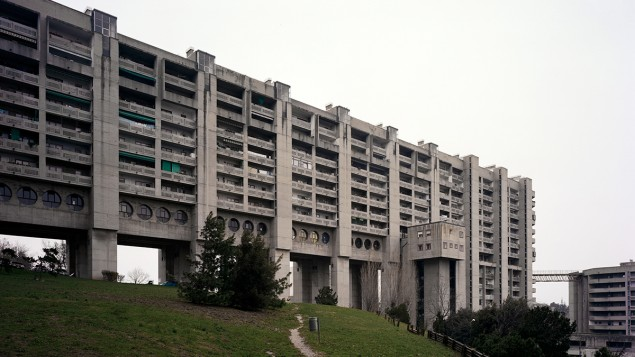
#> input picture assets/testImage.jpg, 635 x 357 px
$ python -i multiscale_saliency.py   (imports and definitions only)
#> lines starting #> are read from the running program, lines starting #| are printed output that depends on the picture; after the words box and inside, x2 and y2 are one past the last pixel; in counts of white or black regions, pixels touching at a corner belong together
import numpy as np
import numpy.fft
from numpy.core.multiarray import ndarray
from skimage.transform import resize
from skimage.filters import gaussian
from scipy.ndimage import convolve


def __calculate_one_channel(img_mono: ndarray) -> ndarray:
    complex_img = numpy.fft.fft2(img_mono)
    img_phase = np.angle(complex_img)
    img_freq = np.abs(complex_img)
    img_freq = np.log(img_freq)
    img_freq_smooth = convolve(img_freq, (np.ones((3, 3)) / 9.0), mode='reflect')
    img_freq_residual = (img_freq - img_freq_smooth)
    result = np.abs(np.real(numpy.fft.ifft2(np.exp(img_freq_residual) * np.exp(img_phase * 1.0j)))) ** 2.0
    # Folgendes muss passieren, um Kantensalienz zu beseitigen
    result[0, :] = 0
    result[:, 0] = 0
    result[-1, :] = 0
    result[:, -1] = 0
    result_smooth = gaussian(result, sigma=1.0)
    result_smooth /= np.max(result_smooth)
    return result_smooth


def __calculate_multiscale_saliency(img_orig: ndarray, scale: int) -> ndarray:
    # Selbst wenn man keine Größenveränderung braucht, muss hier resize stehen
    # Grund: unbekannt
    # Konsequenz beim Entfernen: IFFT funktioniert nicht wie erwartet
    img = resize(img_orig, (16 * scale, 16 * scale))
    img_red = np.array([[px[0] for px in row] for row in img])
    img_green = np.array([[px[1] for px in row] for row in img])
    img_blue = np.array([[px[2] for px in row] for row in img])
    saliency_red = __calculate_one_channel(img_red)
    saliency_green = __calculate_one_channel(img_green)
    saliency_blue = __calculate_one_channel(img_blue)
    saliency = (saliency_red + saliency_green + saliency_blue) / 3
    return saliency


def get_objectness(img: ndarray, mask: ndarray, theta_ms: float = 0.0, learned: bool = False) -> float:
    saliency = __calculate_multiscale_saliency(img, 1)  # calculate integral image to boost computation across multiple proposals
    if not learned:
        theta_ms = np.max(saliency) * (2.0 / 3.0)
    mask_coords = np.transpose(np.where(mask))
    mask_values = list(map(lambda idx: saliency[idx], mask_coords))
    mask_values_filtered = filter(lambda p: p >= theta_ms, mask_values)
    mask_n = len(mask_coords)
    return np.sum(mask_values_filtered) * float(len(mask_values) / float(mask_n))

>>> import cv2
>>> picture = cv2.imread('assets/testImage.jpg', cv2.IMREAD_GRAYSCALE)
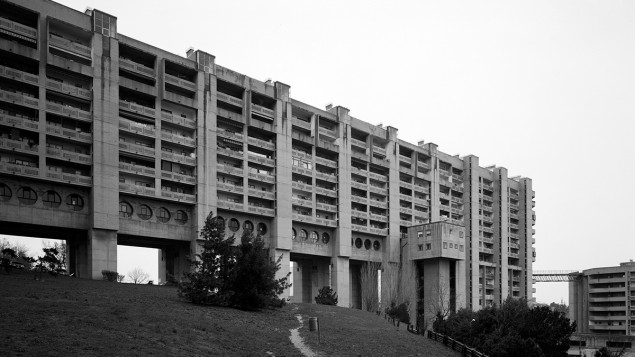
#> picture: shape (357, 635); min 0, max 255, mean 131.2
>>> result = __calculate_one_channel(picture)
#> in __calculate_one_channel, `img_phase = np.angle(complex_img)`:
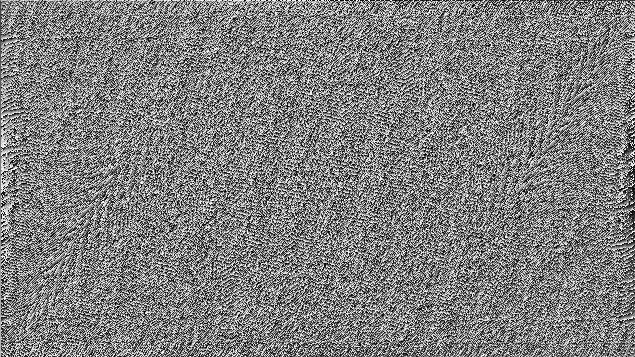
#> img_phase: shape (357, 635) float64; min -3.14, max 3.14, mean 2.16e-17; drawn with min black and max white
#> in __calculate_one_channel, `img_freq = np.log(img_freq)`:
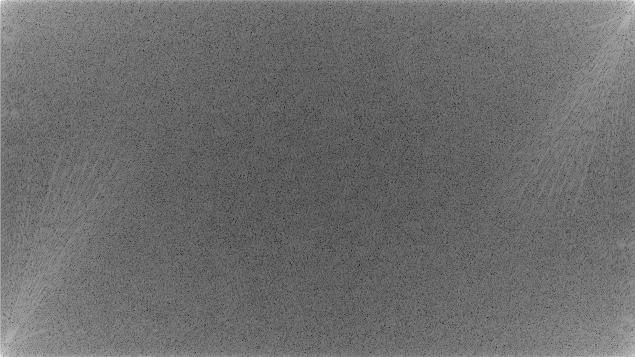
#> img_freq: shape (357, 635) float64; min 1.56, max 17.21, mean 8.24; drawn with min black and max white
#> in __calculate_one_channel, `img_freq_smooth = convolve(img_freq, (np.ones((3, 3)) / 9.0), mode='re..`:
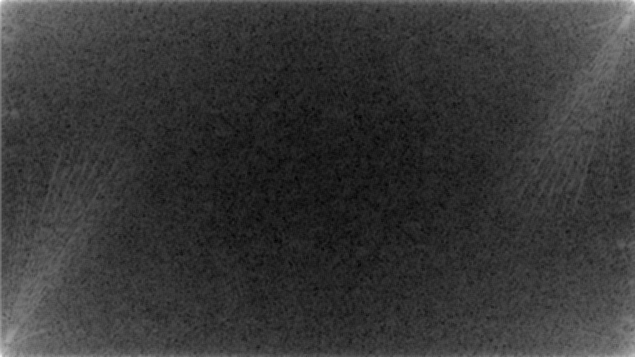
#> img_freq_smooth: shape (357, 635) float64; min 6.06, max 15.98, mean 8.24; drawn with min black and max white
#> in __calculate_one_channel, `img_freq_residual = (img_freq - img_freq_smooth)`:
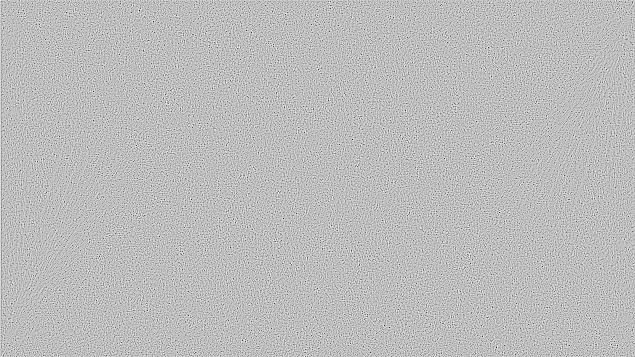
#> img_freq_residual: shape (357, 635) float64; min -5.12, max 1.8, mean 4.62e-16; drawn with min black and max white
#> in __calculate_one_channel, `result = np.abs(np.real(numpy.fft.ifft2(np.exp(img_freq_residual) * np..`:
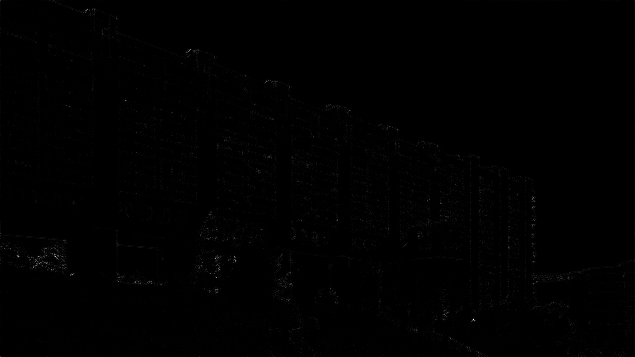
#> result: shape (357, 635) float64; min 1.35e-17, max 0.00202, mean 7.36e-06; drawn with min black and max white
#> in __calculate_one_channel, `result[0, :] = 0`: result: shape (357, 635) float64; 0.28% of pixels changed, all inside (x1, y1, x2, y2) = (0, 0, 635, 1)
#> in __calculate_one_channel, `result[:, 0] = 0`: result: shape (357, 635) float64; min 0, max 0.00202, mean 7.28e-06
#> in __calculate_one_channel, `result[-1, :] = 0`: result: shape (357, 635) float64; min 0, max 0.00202, mean 7.22e-06
#> in __calculate_one_channel, `result[:, -1] = 0`: result: shape (357, 635) float64; min 0, max 0.00202, mean 7.19e-06
